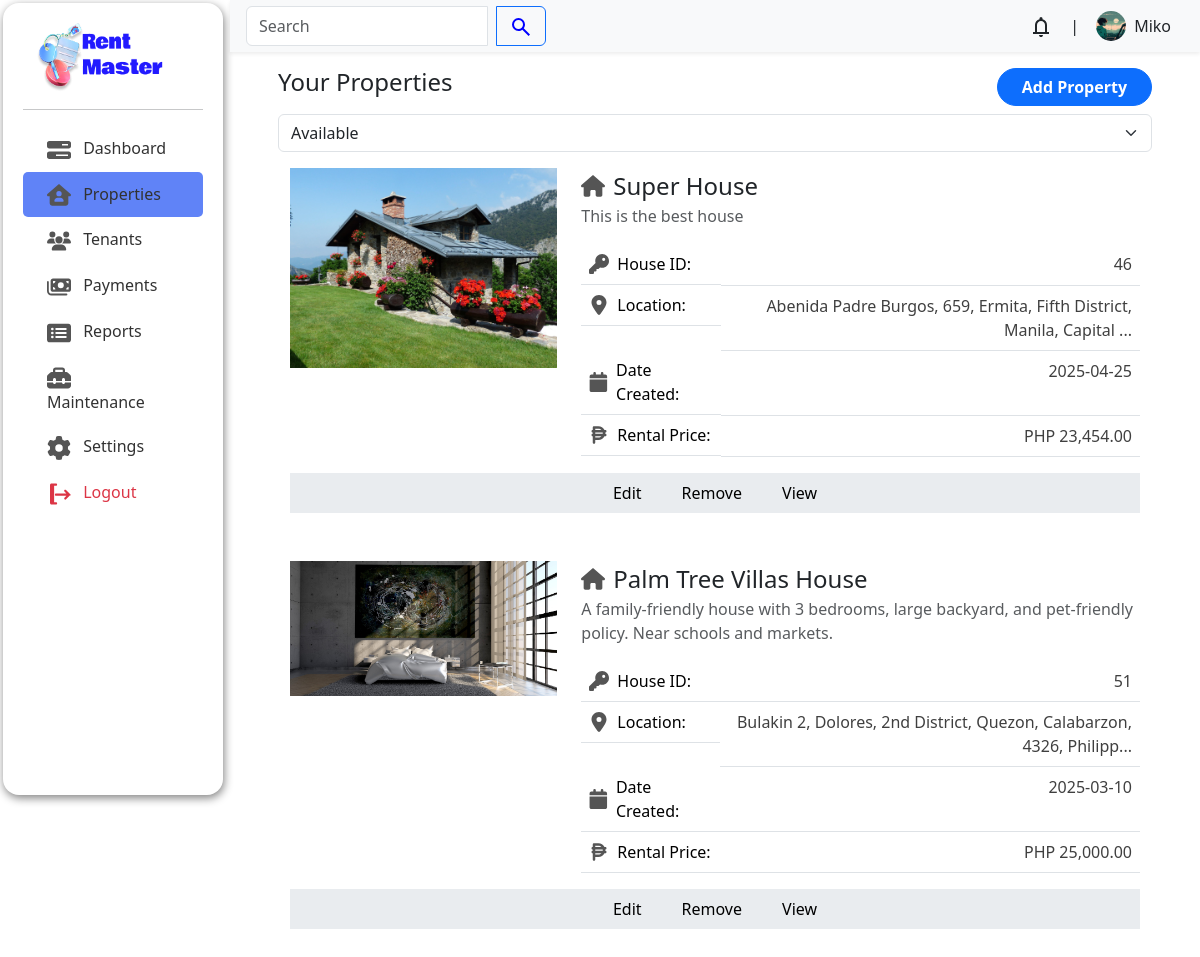
Page /admin/index.php?page=properties/index (signed in) on the committed database.
### tables this page shows
CREATE TABLE `users` (
  `user_id` int(11) NOT NULL,
  `user_name` varchar(100) DEFAULT NULL,
  `user_email` varchar(100) NOT NULL,
  `user_password` varchar(100) DEFAULT NULL,
  `user_phone_number` varchar(50) NOT NULL,
  `user_address` varchar(100) NOT NULL,
  `user_description` varchar(2000) DEFAULT NULL,
  `user_image` varchar(500) DEFAULT NULL,
  `user_role` enum('tenant','landlord','visitor') NOT NULL
);

CREATE TABLE `properties` (
  `property_id` int(11) NOT NULL,
  `property_name` varchar(100) NOT NULL,
  `property_location` varchar(200) NOT NULL,
  `property_date_created` date NOT NULL,
  `property_description` varchar(1000) NOT NULL,
  `property_status` enum('available','unavailable') NOT NULL DEFAULT 'available',
  `property_rental_price` decimal(10,0) NOT NULL,
  `latitude` decimal(10,8) DEFAULT NULL,
  `longitude` decimal(11,8) DEFAULT NULL
);

CREATE TABLE `property_images` (
  `property_images_id` int(11) NOT NULL,
  `property_id` int(11) NOT NULL,
  `image1` varchar(500) DEFAULT NULL,
  `image2` varchar(500) DEFAULT NULL,
  `image3` varchar(500) DEFAULT NULL,
  `image4` varchar(500) DEFAULT NULL,
  `image5` varchar(500) DEFAULT NULL,
  `image6` varchar(500) DEFAULT NULL,
  `image7` varchar(500) DEFAULT NULL,
  `image8` varchar(500) DEFAULT NULL,
  `image9` varchar(500) DEFAULT NULL,
  `image10` varchar(500) DEFAULT NULL
);

### admin/properties/index.php (the view, shortened to what this page needs)
<?php
$servername = "localhost";
$username = "root";
$password = "";
$dbname = "rentsystem";
$conn = mysqli_connect($servername, $username, $password, $dbname);
$status_filter = 'available';
$query = "SELECT * FROM properties WHERE ";
$query .= " property_status = '$status_filter' ORDER BY property_date_created DESC";
$result = mysqli_query($conn, $query);
?>
<div class="container px-lg-5">
    <header class="d-flex justify-content-between mt-3">
        <h4 class="fw-medium">Your Properties</h4>
        <a href="?page=properties/create" class="btn btn-primary fw-bold rounded-5 px-4">Add Property</a>
    </header>
    <div class="mt-2">
        <form method="POST">
            <div class="d-flex gap-3">
                <select name="status" class="form-select" onchange="this.form.submit()">
                    <option value="available" <?php echo ($status_filter == 'available') ? 'selected' : ''; ?>>Available</option>
                </select>
            </div>
        </form>
    </div>
    <div class="container mt-3 mb-5">
        <div class="row row-cols-1 gap-5">
            <?php
            if (mysqli_num_rows($result) > 0) {
                while ($row = mysqli_fetch_assoc($result)) {
            ?>
                    <div class="col">
                        <div class="row gy-2">
                            <div class="col col-lg-4 col-md-6 col-12">
                                <?php
                                $id = $row['property_id'];
                                $image_query = mysqli_query($conn, "SELECT image1 FROM property_images WHERE property_id = '$id' LIMIT 1;");
                                $image_row = mysqli_fetch_assoc($image_query);
                                $image_path = $image_row ? $image_row['image1'] : 'default.jpg';
                                ?>
                                <img class="w-100" src="<?php echo htmlspecialchars($image_path); ?>" alt="Property Image">
                            </div>
                            <div class="col col-lg-8 col-md-6 col-12">
                                <div>
                                    <div class=" d-flex align-items-center gap-2">
                                        <div class=" fs-4 fw-medium">
                                            <?php echo htmlspecialchars($row['property_name']); ?>
                                        </div>
                                    </div>
                                    <p class="opacity-75"><?php echo htmlspecialchars($row['property_description']); ?></p>
                                </div>
                                <div class="d-flex justify-content-between">
                                    <table class="table">
                                        <tbody>
                                            <tr>
                                                <td class="fw-medium d-flex align-items-center gap-2">
                                                House ID:</td>
                                                <td class="text-right opacity-75"><?php echo htmlspecialchars($row['property_id']); ?></td>
                                            </tr>
                                            <tr>
                                                <td class="fw-medium d-flex align-items-center gap-2">
                                                Location:</td>
                                                <td class="text-right opacity-75"><?php echo htmlspecialchars(mb_strimwidth($row['property_location'], 0, 70, '...')); ?></td>
                                            </tr>
                                            <tr>
                                                <td class="fw-medium d-flex align-items-center gap-2">
                                                Date Created:</td>
                                                <td class="text-right opacity-75"><?php echo htmlspecialchars($row['property_date_created']); ?></td>
                                            </tr>
                                            <tr>
                                                <td class="fw-medium d-flex align-items-center gap-2">
                                                Rental Price:</td>
                                                <td class="text-right opacity-75"> PHP <?php echo number_format(htmlspecialchars($row['property_rental_price']), 2, '.', ','); ?></td>
                                            </tr>
                                        </tbody>
                                    </table>
                                </div>
                            </div>
                        </div>
                        <div class="bg-body-secondary d-flex justify-content-center gap-2">
                            <a href="?page=properties/update&property_id=<?php echo htmlspecialchars($row['property_id']); ?>" class="hover-btn px-3 py-2 text-decoration-none text-black">Edit</a>
                            <a href="?page=properties/delete&property_id=<?php echo htmlspecialchars($row['property_id']); ?>" class="hover-btn px-3 py-2 text-decoration-none text-black">Remove</a>
                            <a href="?page=properties/view&property_id=<?php echo htmlspecialchars($row['property_id']); ?>" class="hover-btn px-3 py-2 text-decoration-none text-black">View</a>
                        </div>
                    </div>
            <?php
                }
            } else {
                echo "<div class='text-center text-bg-warning'>No record found</div>";
            }
            ?>
        </div>
    </div>
</div>

### admin/header.php (shortened to what this page needs)
<?php
$servername = "localhost";
$username = "root";
$password = "";
$dbname = "rentsystem";
$conn = mysqli_connect($servername, $username, $password, $dbname);
$id = intval($_SESSION['user_id']);
$sql = "SELECT * FROM users WHERE user_id = $id AND user_role = 'landlord'";
$result = mysqli_query($conn, $sql);
$user = mysqli_fetch_assoc($result);
$name = $user['user_name'];
$imagePath = $user['user_image'];
?>
<header style="z-index: 111;" class="bg-body-tertiary shadow-sm d-flex align-items-center justify-content-between py-1 px-3 position-sticky top-0">
    <form class="input-group" style="max-width: 300px;">
        <input type="text" class="form-control" id="search" placeholder="Search">
        <button type="submit" class="btn btn-outline-primary ms-2">
        </button>
    </form>
    <div class="d-flex align-items-center gap-1">
        <div class="dropdown">
            <button class="btn position-relative" type="button" id="notificationDropdown" data-bs-toggle="dropdown" aria-expanded="false">
            </button>
        </div>
        |<a href="?page=account/index" class="btn d-flex align-items-center gap-2 <?= (strpos($_SERVER['REQUEST_URI'], 'account') !== false) ? 'active' : '' ?>">
            <?php if (!empty($imagePath)): ?>
                <img src="<?= htmlspecialchars($imagePath) ?>" alt="Profile" class="rounded-circle" style="width: 30px; height: 30px; object-fit: cover;">
            <?php endif; ?>
            <span class="d-md-block d-none"><?= !empty($name) ? htmlspecialchars($name) : 'admin' ?></span>
        </a>
    </div>
</header>

### admin/css/style.css (style rules this page uses)
body { display: flex; }
*, *::before, *::after { box-sizing: border-box; }
:root { --main-bg: #FAFAFA; --sub-bg: #C7EEFF; --accent: #2938ff; --fc1: #1D242B; --p: #323232; --fw1: 700; --fw2: 400; }
body { background-color: var(--main-bg); }
.text-right { text-align: right; }

### rows in the picture
users: user_image (picture), user_name "Miko"
properties: property_images.image1 (picture), property_name "Super House", property_description "This is the best house", property_id "46", property_location "Abenida Padre Burgos, 659, Ermita, Fifth District, Manila, Capital ...", property_date_created "2025-04-25", property_rental_price "23,454.00"
properties: property_images.image1 (picture), property_name "Palm Tree Villas House", property_description "A family-friendly house with 3 bedrooms, large backyard, and pet-friendly policy. Near schools and markets.", property_id "51", property_location "Bulakin 2, Dolores, 2nd District, Quezon, Calabarzon, 4326, Philipp...", property_date_created "2025-03-10", property_rental_price "25,000.00"
